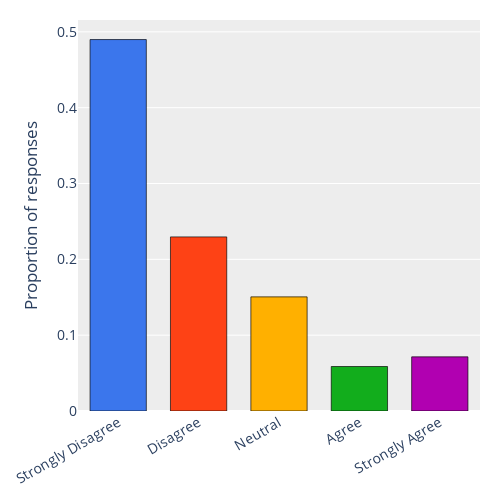
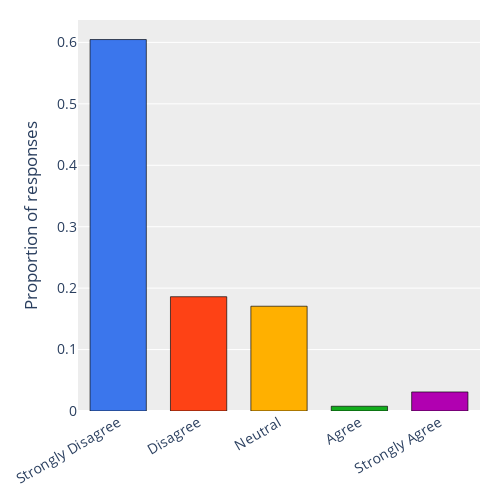

Notebook code for these charts, in order:
### Code cell
import numpy as np

full_question_title = {
    'textbook': 'I make use of the recommended textbook',
    'ref': "I make use of the course online reference pages <br>",
    'real-world': 'The ref. pages stimulate my curiosity about <br> real world problems',
    'connection': 'The ref. pages help me understand how concepts <br> in the course connect to each other',
    'relate': 'The ref. pages help me understand how the course content <br> relates to my role as a future engineer'
}

for col in ['textbook']:#'ref', 'real-world', 'connection', 'relate']:
    for class_ in ['sta', 'dyn', 'sol']:
        if col == 'textbook' and class_ == 'dyn': continue
        color_map = {1:'#3b76ec',2:'#fe4215',3:'#ffb000',4:'#12ad1c', 5:'#b100b1'}
        color_list1 = list([c for k, c in color_map.items()])
        color_list2 = ["#c4d6f9", "#ffc6b9", "#ffe7b3", "#a8f6ad", "#ff9bff"]

        fig = go.Figure()

        y1 = np.zeros(5)
        for i in range(5):
            try:
                y1[i] = sdfs[class_][col].value_counts()[i+1]/sum(sdfs[class_][col].value_counts())
            except KeyError:
                y1[i] = 0

        fig.add_trace(go.Bar(
            x= [1, 2, 3, 4, 5],
            y= y1,
            marker=dict(color=color_list1),
            marker_line=dict(width=.66,color="black")
        ))

        '''y2 = np.zeros(5)
        for i in range(5):
            try:
                y2[i] = edfs[class_][col].value_counts()[i+1]/sum(edfs[class_][col].value_counts())
            except KeyError:
                y2[i] = 0

        fig.add_trace(go.Bar(
            x= [1, 2, 3, 4, 5],
            y= y2,
            marker=dict(color=color_list1)
        ))'''

        fig.update_layout(
        title=f"",
        yaxis_title="Proportion of responses",
        showlegend=False,
        height=500,
        width=500,
        bargap=0.3,
        xaxis=dict(
            tickmode = 'array',
            tickvals=[1, 2, 3, 4, 5],
            ticktext=['Strongly Disagree', 'Disagree', 'Neutral', 'Agree', 'Strongly Agree'], 
            range=[0.5, 5.5] , tickfont=dict(size=14)
        ),
        yaxis=dict(
            tickfont=dict(size=14)
        ),
        margin=dict(l=40, r=20, t=20, b=40),plot_bgcolor="#ededed",
        font=dict(size=14)
    )
        fig.update_xaxes(tickangle= -30, 
                      )
        
        fig.show()
        fig.write_image(f"./ief/{class_}_{col}.png", scale=3)
        continue

### Figure 1 — Plotly figure (JSON) as saved in the notebook; plotly's stock layout.template omitted (floating-point values rounded to 4 significant figures)
{"data": [{"marker": {"color": ["#3b76ec", "#fe4215", "#ffb000", "#12ad1c", "#b100b1"], "line": {"color": "black", "width": 0.66}}, "type": "bar", "x": [1, 2, 3, 4, 5], "y": [0.4898, 0.2296, 0.1505, 0.05867, 0.07143]}], "layout": {"bargap": 0.3, "font": {"size": 14}, "height": 500, "margin": {"b": 40, "l": 40, "r": 20, "t": 20}, "plot_bgcolor": "#ededed", "showlegend": false, "title": {"text": ""}, "width": 500, "xaxis": {"range": [0.5, 5.5], "tickangle": -30, "tickfont": {"size": 14}, "tickmode": "array", "ticktext": ["Strongly Disagree", "Disagree", "Neutral", "Agree", "Strongly Agree"], "tickvals": [1, 2, 3, 4, 5]}, "yaxis": {"tickfont": {"size": 14}, "title": {"text": "Proportion of responses"}}}}

### Figure 2 — Plotly figure (JSON) as saved in the notebook; plotly's stock layout.template omitted (floating-point values rounded to 4 significant figures)
{"data": [{"marker": {"color": ["#3b76ec", "#fe4215", "#ffb000", "#12ad1c", "#b100b1"], "line": {"color": "black", "width": 0.66}}, "type": "bar", "x": [1, 2, 3, 4, 5], "y": [0.6047, 0.186, 0.1705, 0.007752, 0.03101]}], "layout": {"bargap": 0.3, "font": {"size": 14}, "height": 500, "margin": {"b": 40, "l": 40, "r": 20, "t": 20}, "plot_bgcolor": "#ededed", "showlegend": false, "title": {"text": ""}, "width": 500, "xaxis": {"range": [0.5, 5.5], "tickangle": -30, "tickfont": {"size": 14}, "tickmode": "array", "ticktext": ["Strongly Disagree", "Disagree", "Neutral", "Agree", "Strongly Agree"], "tickvals": [1, 2, 3, 4, 5]}, "yaxis": {"tickfont": {"size": 14}, "title": {"text": "Proportion of responses"}}}}
